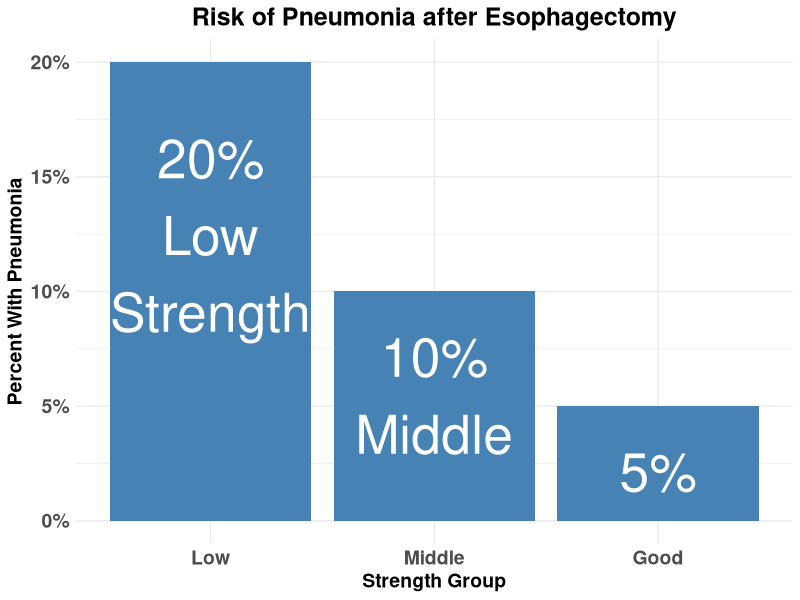
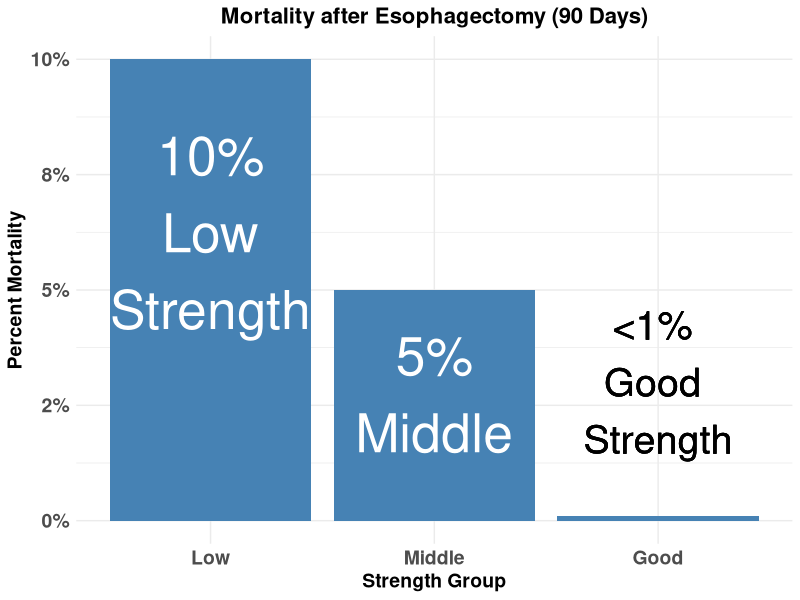
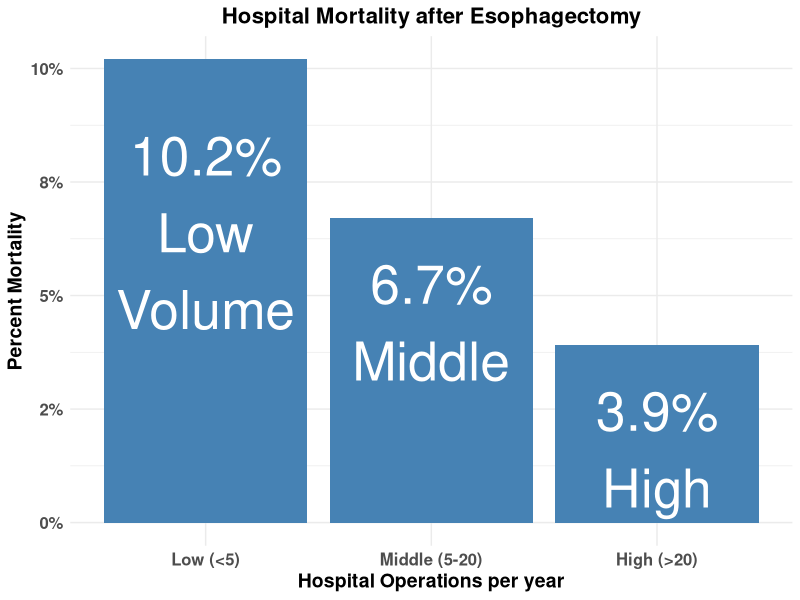
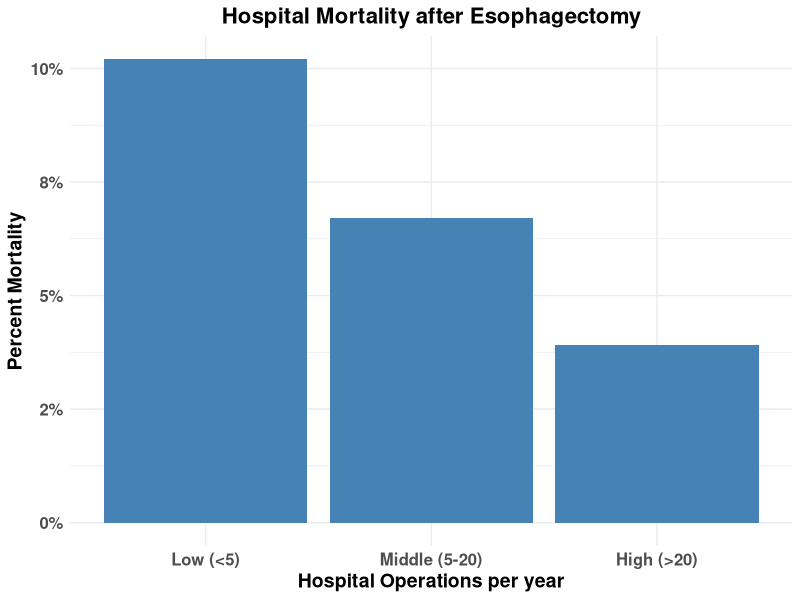

Generate these figures, in order, with R:
## ---- chunk 1
library(ggplot2)
df1<-data.frame(pneumonia=c(0.20,0.10,0.05),strength=c("Low","Middle","Good"),pneumonia_labels =c("20%\nLow\nStrength","10%\nMiddle","5%\nGood"))
strengths=c("Low","Middle","Good")
p<-ggplot(data=df1, aes(x=strength,y=pneumonia))+
  geom_bar(stat="identity", fill="steelblue")+scale_x_discrete(limits=strengths)+scale_y_continuous(labels = scales::percent_format(accuracy=1)) +
        geom_text(aes(label=pneumonia_labels),vjust=1.4, color="white",size=13.5)+
  theme_minimal()+
  theme( axis.text=element_text(size=14,face="bold"),axis.title=element_text(size=14, face="bold"),plot.title = element_text(hjust=0.5,face="bold",size=18)) +
  ggtitle("Risk of Pneumonia after Esophagectomy") +
  labs(y="Percent With Pneumonia",x="Strength Group") 
p
## ---- chunk 2
library(ggplot2)
df1<-data.frame(mortality=c(0.10,0.05,0.001),strength=c("Low","Middle","Good"),mortality_labels =c("10%\nLow\nStrength","5%\nMiddle","0.0%\nGood"))
strengths=c("Low","Middle","Good")
p<-ggplot(data=df1, aes(x=strength,y=mortality))+
  geom_bar(stat="identity", fill="steelblue")+scale_x_discrete(limits=strengths)+scale_y_continuous(labels = scales::percent_format(accuracy=1)) +
        geom_text(aes(label=mortality_labels),vjust=1.4, color="white",size=13.5)+
  theme_minimal()+
  theme( axis.text=element_text(size=14,face="bold"),axis.title=element_text(size=14, face="bold"),plot.title = element_text(hjust=0.5,face="bold",size=16)) +
  ggtitle("Mortality after Esophagectomy (90 Days)") +
  labs(y="Percent Mortality",x="Strength Group") +
  geom_text(x=3,y=0.03,label="<1% \nGood \nStrength", size=10)
p

## ---- chunk 3
library(ggplot2)
df<-data.frame(mortality=c(.102,.067,.039),strength=c("Low (<5)","Middle (5-20)","High (>20)"),mortality_labels =c("10.2%\nLow\nVolume","6.7%\nMiddle","3.9%\nHigh"))
strengths=c("Low (<5)","Middle (5-20)","High (>20)")
p<-ggplot(data=df, aes(x=strength,y=mortality))+
  geom_bar(stat="identity", fill="steelblue")+scale_x_discrete(limits=strengths)+scale_y_continuous(labels = scales::percent_format(accuracy=1)) +
        geom_text(aes(label=mortality_labels),vjust=1.4, color="white",size=13.5)+
  theme_minimal()+
  theme( axis.text=element_text(size=12,face="bold"),axis.title=element_text(size=14, face="bold"),plot.title = element_text(hjust=0.5,face="bold",size=16)) +
  ggtitle("Hospital Mortality after Esophagectomy") +
  labs(y="Percent Mortality",x="Hospital Operations per year")
p

## ---- chunk 4
library(ggplot2)
df<-data.frame(mortality=c(.102,.067,.039),strength=c("Low (<5)","Middle (5-20)","High (>20)"))
strengths=c("Low (<5)","Middle (5-20)","High (>20)")
p<-ggplot(data=df, aes(x=strength,y=mortality))+
  geom_bar(stat="identity", fill="steelblue")+scale_x_discrete(limits=strengths)+scale_y_continuous(labels = scales::percent_format(accuracy=1)) +theme_minimal() + theme( axis.text=element_text(size=12,face="bold"),axis.title=element_text(size=14, face="bold"),plot.title = element_text(hjust=0.5,face="bold",size=16)) +
  ggtitle("Hospital Mortality after Esophagectomy") +
  labs(y="Percent Mortality",x="Hospital Operations per year")
p

#ggsave("hosp_mort.png",device="png",path="images/")

